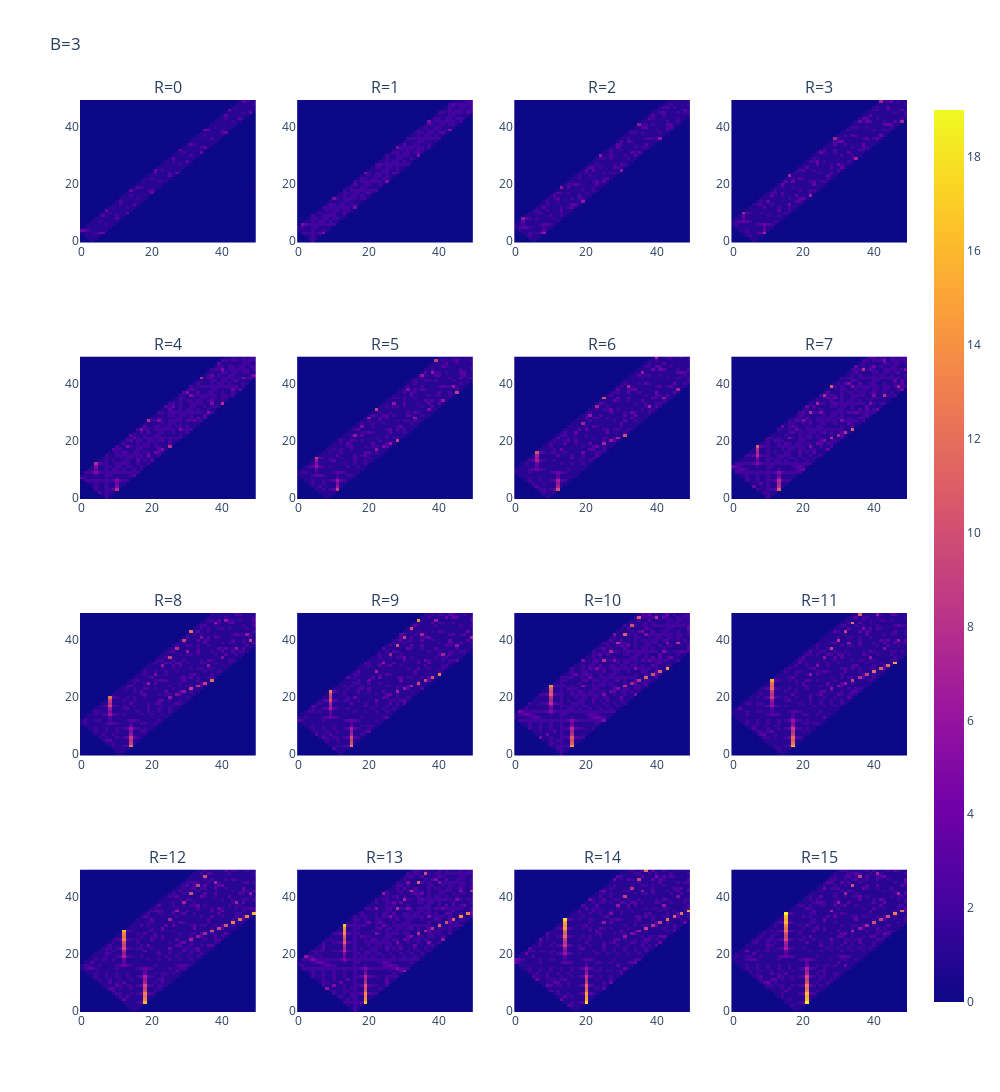

The notebook cell this image was saved under:
### Code cell
map_maker_fix_b(3, 50, 4, 4).show()

### Figure 1 — Plotly figure (JSON) as saved in the notebook; plotly's stock layout.template omitted (floating-point values rounded to 4 significant figures; data arrays with more than 128 entries replaced by an {"elided": "..."} marker saying what was removed)
{"data": [{"coloraxis": "coloraxis", "hovertemplate": "x: %{x}<br>y: %{y}<br>color: %{z}<extra></extra>", "name": "0", "type": "heatmap", "xaxis": "x", "yaxis": "y", "z": {"elided": "50x50 int values"}}, {"coloraxis": "coloraxis", "hovertemplate": "x: %{x}<br>y: %{y}<br>color: %{z}<extra></extra>", "name": "0", "type": "heatmap", "xaxis": "x2", "yaxis": "y2", "z": {"elided": "50x50 int values"}}, {"coloraxis": "coloraxis", "hovertemplate": "x: %{x}<br>y: %{y}<br>color: %{z}<extra></extra>", "name": "0", "type": "heatmap", "xaxis": "x3", "yaxis": "y3", "z": {"elided": "50x50 int values"}}, {"coloraxis": "coloraxis", "hovertemplate": "x: %{x}<br>y: %{y}<br>color: %{z}<extra></extra>", "name": "0", "type": "heatmap", "xaxis": "x4", "yaxis": "y4", "z": {"elided": "50x50 int values"}}, {"coloraxis": "coloraxis", "hovertemplate": "x: %{x}<br>y: %{y}<br>color: %{z}<extra></extra>", "name": "0", "type": "heatmap", "xaxis": "x5", "yaxis": "y5", "z": {"elided": "50x50 int values"}}, {"coloraxis": "coloraxis", "hovertemplate": "x: %{x}<br>y: %{y}<br>color: %{z}<extra></extra>", "name": "0", "type": "heatmap", "xaxis": "x6", "yaxis": "y6", "z": {"elided": "50x50 int values"}}, {"coloraxis": "coloraxis", "hovertemplate": "x: %{x}<br>y: %{y}<br>color: %{z}<extra></extra>", "name": "0", "type": "heatmap", "xaxis": "x7", "yaxis": "y7", "z": {"elided": "50x50 int values"}}, {"coloraxis": "coloraxis", "hovertemplate": "x: %{x}<br>y: %{y}<br>color: %{z}<extra></extra>", "name": "0", "type": "heatmap", "xaxis": "x8", "yaxis": "y8", "z": {"elided": "50x50 int values"}}, {"coloraxis": "coloraxis", "hovertemplate": "x: %{x}<br>y: %{y}<br>color: %{z}<extra></extra>", "name": "0", "type": "heatmap", "xaxis": "x9", "yaxis": "y9", "z": {"elided": "50x50 int values"}}, {"coloraxis": "coloraxis", "hovertemplate": "x: %{x}<br>y: %{y}<br>color: %{z}<extra></extra>", "name": "0", "type": "heatmap", "xaxis": "x10", "yaxis": "y10", "z": {"elided": "50x50 int values"}}, {"coloraxis": "coloraxis", "hovertemplate": "x: %{x}<br>y: %{y}<br>color: %{z}<extra></extra>", "name": "0", "type": "heatmap", "xaxis": "x11", "yaxis": "y11", "z": {"elided": "50x50 int values"}}, {"coloraxis": "coloraxis", "hovertemplate": "x: %{x}<br>y: %{y}<br>color: %{z}<extra></extra>", "name": "0", "type": "heatmap", "xaxis": "x12", "yaxis": "y12", "z": {"elided": "50x50 int values"}}, {"coloraxis": "coloraxis", "hovertemplate": "x: %{x}<br>y: %{y}<br>color: %{z}<extra></extra>", "name": "0", "type": "heatmap", "xaxis": "x13", "yaxis": "y13", "z": {"elided": "50x50 int values"}}, {"coloraxis": "coloraxis", "hovertemplate": "x: %{x}<br>y: %{y}<br>color: %{z}<extra></extra>", "name": "0", "type": "heatmap", "xaxis": "x14", "yaxis": "y14", "z": {"elided": "50x50 int values"}}, {"coloraxis": "coloraxis", "hovertemplate": "x: %{x}<br>y: %{y}<br>color: %{z}<extra></extra>", "name": "0", "type": "heatmap", "xaxis": "x15", "yaxis": "y15", "z": {"elided": "50x50 int values"}}, {"coloraxis": "coloraxis", "hovertemplate": "x: %{x}<br>y: %{y}<br>color: %{z}<extra></extra>", "name": "0", "type": "heatmap", "xaxis": "x16", "yaxis": "y16", "z": {"elided": "50x50 int values"}}], "layout": {"annotations": [{"font": {"size": 16}, "showarrow": false, "text": "R=0", "x": 0.1062, "xanchor": "center", "xref": "paper", "y": 1, "yanchor": "bottom", "yref": "paper"}, {"font": {"size": 16}, "showarrow": false, "text": "R=1", "x": 0.3688, "xanchor": "center", "xref": "paper", "y": 1, "yanchor": "bottom", "yref": "paper"}, {"font": {"size": 16}, "showarrow": false, "text": "R=2", "x": 0.6313, "xanchor": "center", "xref": "paper", "y": 1, "yanchor": "bottom", "yref": "paper"}, {"font": {"size": 16}, "showarrow": false, "text": "R=3", "x": 0.8938, "xanchor": "center", "xref": "paper", "y": 1, "yanchor": "bottom", "yref": "paper"}, {"font": {"size": 16}, "showarrow": false, "text": "R=4", "x": 0.1062, "xanchor": "center", "xref": "paper", "y": 0.7188, "yanchor": "bottom", "yref": "paper"}, {"font": {"size": 16}, "showarrow": false, "text": "R=5", "x": 0.3688, "xanchor": "center", "xref": "paper", "y": 0.7188, "yanchor": "bottom", "yref": "paper"}, {"font": {"size": 16}, "showarrow": false, "text": "R=6", "x": 0.6313, "xanchor": "center", "xref": "paper", "y": 0.7188, "yanchor": "bottom", "yref": "paper"}, {"font": {"size": 16}, "showarrow": false, "text": "R=7", "x": 0.8938, "xanchor": "center", "xref": "paper", "y": 0.7188, "yanchor": "bottom", "yref": "paper"}, {"font": {"size": 16}, "showarrow": false, "text": "R=8", "x": 0.1062, "xanchor": "center", "xref": "paper", "y": 0.4375, "yanchor": "bottom", "yref": "paper"}, {"font": {"size": 16}, "showarrow": false, "text": "R=9", "x": 0.3688, "xanchor": "center", "xref": "paper", "y": 0.4375, "yanchor": "bottom", "yref": "paper"}, {"font": {"size": 16}, "showarrow": false, "text": "R=10", "x": 0.6313, "xanchor": "center", "xref": "paper", "y": 0.4375, "yanchor": "bottom", "yref": "paper"}, {"font": {"size": 16}, "showarrow": false, "text": "R=11", "x": 0.8938, "xanchor": "center", "xref": "paper", "y": 0.4375, "yanchor": "bottom", "yref": "paper"}, {"font": {"size": 16}, "showarrow": false, "text": "R=12", "x": 0.1062, "xanchor": "center", "xref": "paper", "y": 0.1562, "yanchor": "bottom", "yref": "paper"}, {"font": {"size": 16}, "showarrow": false, "text": "R=13", "x": 0.3688, "xanchor": "center", "xref": "paper", "y": 0.1562, "yanchor": "bottom", "yref": "paper"}, {"font": {"size": 16}, "showarrow": false, "text": "R=14", "x": 0.6313, "xanchor": "center", "xref": "paper", "y": 0.1562, "yanchor": "bottom", "yref": "paper"}, {"font": {"size": 16}, "showarrow": false, "text": "R=15", "x": 0.8938, "xanchor": "center", "xref": "paper", "y": 0.1562, "yanchor": "bottom", "yref": "paper"}], "height": 1280, "title": {"text": "B=3"}, "width": 1000, "xaxis": {"anchor": "y", "autorange": true, "domain": [0, 0.2125], "range": [-0.5, 49.5], "showspikes": false}, "xaxis10": {"anchor": "y10", "autorange": true, "domain": [0.2625, 0.475], "range": [-0.5, 49.5], "showspikes": false}, "xaxis11": {"anchor": "y11", "autorange": true, "domain": [0.525, 0.7375], "range": [-0.5, 49.5], "showspikes": false}, "xaxis12": {"anchor": "y12", "autorange": true, "domain": [0.7875, 1], "range": [-0.5, 49.5], "showspikes": false}, "xaxis13": {"anchor": "y13", "autorange": true, "domain": [0, 0.2125], "range": [-0.5, 49.5], "showspikes": false}, "xaxis14": {"anchor": "y14", "autorange": true, "domain": [0.2625, 0.475], "range": [-0.5, 49.5], "showspikes": false}, "xaxis15": {"anchor": "y15", "autorange": true, "domain": [0.525, 0.7375], "range": [-0.5, 49.5], "showspikes": false}, "xaxis16": {"anchor": "y16", "autorange": true, "domain": [0.7875, 1], "range": [-0.5, 49.5], "showspikes": false}, "xaxis2": {"anchor": "y2", "autorange": true, "domain": [0.2625, 0.475], "range": [-0.5, 49.5], "showspikes": false}, "xaxis3": {"anchor": "y3", "autorange": true, "domain": [0.525, 0.7375], "range": [-0.5, 49.5], "showspikes": false}, "xaxis4": {"anchor": "y4", "autorange": true, "domain": [0.7875, 1], "range": [-0.5, 49.5], "showspikes": false}, "xaxis5": {"anchor": "y5", "autorange": true, "domain": [0, 0.2125], "range": [-0.5, 49.5], "showspikes": false}, "xaxis6": {"anchor": "y6", "autorange": true, "domain": [0.2625, 0.475], "range": [-0.5, 49.5], "showspikes": false}, "xaxis7": {"anchor": "y7", "autorange": true, "domain": [0.525, 0.7375], "range": [-0.5, 49.5], "showspikes": false}, "xaxis8": {"anchor": "y8", "autorange": true, "domain": [0.7875, 1], "range": [-0.5, 49.5], "showspikes": false}, "xaxis9": {"anchor": "y9", "autorange": true, "domain": [0, 0.2125], "range": [-0.5, 49.5], "showspikes": false}, "yaxis": {"anchor": "x", "autorange": true, "domain": [0.8438, 1], "range": [-0.5, 49.5], "showspikes": false}, "yaxis10": {"anchor": "x10", "autorange": true, "domain": [0.2812, 0.4375], "range": [-0.5, 49.5], "showspikes": false}, "yaxis11": {"anchor": "x11", "autorange": true, "domain": [0.2812, 0.4375], "range": [-0.5, 49.5], "showspikes": false}, "yaxis12": {"anchor": "x12", "autorange": true, "domain": [0.2812, 0.4375], "range": [-0.5, 49.5], "showspikes": false}, "yaxis13": {"anchor": "x13", "autorange": true, "domain": [0, 0.1562], "range": [-0.5, 49.5], "showspikes": false}, "yaxis14": {"anchor": "x14", "autorange": true, "domain": [0, 0.1562], "range": [-0.5, 49.5], "showspikes": false}, "yaxis15": {"anchor": "x15", "autorange": true, "domain": [0, 0.1562], "range": [-0.5, 49.5], "showspikes": false}, "yaxis16": {"anchor": "x16", "autorange": true, "domain": [0, 0.1562], "range": [-0.5, 49.5], "showspikes": false}, "yaxis2": {"anchor": "x2", "autorange": true, "domain": [0.8438, 1], "range": [-0.5, 49.5], "showspikes": false}, "yaxis3": {"anchor": "x3", "autorange": true, "domain": [0.8438, 1], "range": [-0.5, 49.5], "showspikes": false}, "yaxis4": {"anchor": "x4", "autorange": true, "domain": [0.8438, 1], "range": [-0.5, 49.5], "showspikes": false}, "yaxis5": {"anchor": "x5", "autorange": true, "domain": [0.5625, 0.7188], "range": [-0.5, 49.5], "showspikes": false}, "yaxis6": {"anchor": "x6", "autorange": true, "domain": [0.5625, 0.7188], "range": [-0.5, 49.5], "showspikes": false}, "yaxis7": {"anchor": "x7", "autorange": true, "domain": [0.5625, 0.7188], "range": [-0.5, 49.5], "showspikes": false}, "yaxis8": {"anchor": "x8", "autorange": true, "domain": [0.5625, 0.7188], "range": [-0.5, 49.5], "showspikes": false}, "yaxis9": {"anchor": "x9", "autorange": true, "domain": [0.2812, 0.4375], "range": [-0.5, 49.5], "showspikes": false}}}
